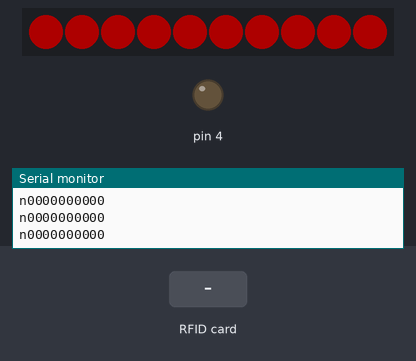
This sketch was run on a simulated Arduino Uno, built with avr-gcc and run on an emulated ATmega328P. Parts: 10 RGB LEDs in strip order, left to right, output pins drawn as LEDs (lit = HIGH), the last lines printed to the serial monitor. Inputs (shaded band) come from the test bench. Dim RGB values are drawn brighter than linear; pins used as bus, display or sensor lines are not drawn.

Above: at 1.2 s.
1.3 s: RFID card 5E 7A 19 C4 held to the reader
At 1.42 s:
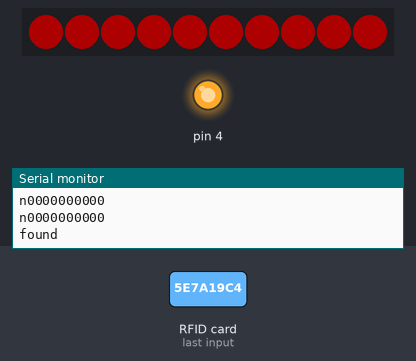
At 2.3 s:
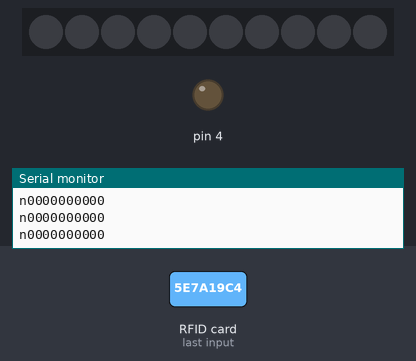
4.3 s: RFID card 5E 7A 19 C4 held to the reader
At 5.9 s:
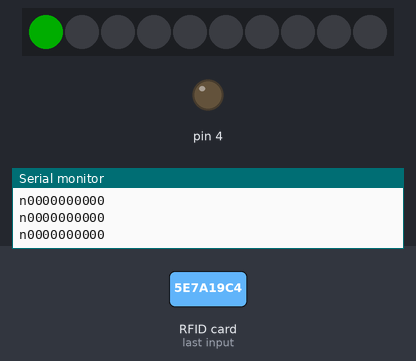
Timing chart, 0 to 7.4 s (numbered marks = the images above; inputs shaded):
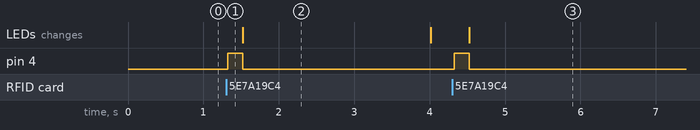

The sketch:

rfid_led.ino
```cpp
#include <SPI.h>
#include <MFRC522.h>
#define PIN 6
#define NUM_LEDS 10
#include "Adafruit_NeoPixel.h"
Adafruit_NeoPixel strip = Adafruit_NeoPixel(NUM_LEDS, PIN, NEO_GRB + NEO_KHZ800);

#define RST_PIN 9  // Пин rfid модуля RST
#define SS_PIN 10  // Пин rfid модуля SS

String state = "none";
int led = 0;
uint32_t last_read = 0;
uint32_t last_change_led = 0;

MFRC522 rfid(SS_PIN, RST_PIN);  // Объект rfid модуля
MFRC522::MIFARE_Key key;        // Объект ключа
MFRC522::StatusCode status;     // Объект статуса

void setup() {
  strip.begin();
  strip.setBrightness(50);
  pinMode(4, OUTPUT);

  Serial.begin(9600);                        // Инициализация Serial
  SPI.begin();                               // Инициализация SPI
  rfid.PCD_Init();                           // Инициализация модуля
  rfid.PCD_SetAntennaGain(rfid.RxGain_max);  // Установка усиления антенны
  rfid.PCD_AntennaOff();                     // Перезагружаем антенну
  rfid.PCD_AntennaOn();                      // Включаем антенну

  for (byte i = 0; i < 6; i++) {  // Наполняем ключ
    key.keyByte[i] = 0xFF;        // Ключ по умолчанию 0xFFFFFFFFFFFF
  }
}

void loop() {
  digitalWrite(4, LOW);
  // Занимаемся чем угодно
  if (state == "none") {
    strip.clear();
    for (int i = 0; i < NUM_LEDS; i++) {
      strip.setPixelColor(i, strip.Color(255,0,0));
    }
    strip.show();
  }

  static uint32_t rebootTimer = millis();  // Важный костыль против зависания модуля!
  if (millis() - rebootTimer >= 1000) {    // Таймер с периодом 1000 мс
    rebootTimer = millis();                // Обновляем таймер
    digitalWrite(RST_PIN, HIGH);           // Сбрасываем модуль
    delayMicroseconds(2);                  // Ждем 2 мкс
    digitalWrite(RST_PIN, LOW);            // Отпускаем сброс
    rfid.PCD_Init();                       // Инициализируем заного
  }

  if (!rfid.PICC_IsNewCardPresent()){

    if (millis() - last_read >= 4000){
      state = "none";
      last_read = millis();
    }
    Serial.println("n0000000000");
    return;  // Если новая метка не поднесена - вернуться в начало loop
  }
  if (!rfid.PICC_ReadCardSerial()){
    return;    // Если метка не читается - вернуться в начало loop
  }
  state = "found";

  /*
  Serial.print("UID: ");
  for (uint8_t i = 0; i < 4; i++) {          // Цикл на 4 итерации
    Serial.print("0x");                      // В формате HEX
    Serial.print(rfid.uid.uidByte[i], HEX);  // Выводим UID по байтам
    Serial.print(", ");
  }
  Serial.println("");
  */

  Serial.println("found");
  digitalWrite(4, HIGH);

  if (state == "found"){
    strip.clear();
    for(int i = 0; i < led; i++){
      strip.setPixelColor(i, strip.Color(0,255,0));
    }
    delay(200);
    led += 1;
    if (led > NUM_LEDS){
      state = "finish";
      led = 0;
    }
    strip.show();
  }

}
```

Measured:
- after the input at 1.3 s, pin 4: LOW → HIGH at once, → LOW 0.20 s later
- after the input at 4.3 s, pin 4: LOW → HIGH at once, → LOW 0.20 s later; the LEDs: change after 0.23 s (image 3)
- what the display in image 2 shows lasts 2.5 s, from 1.5 s to 4.0 s
